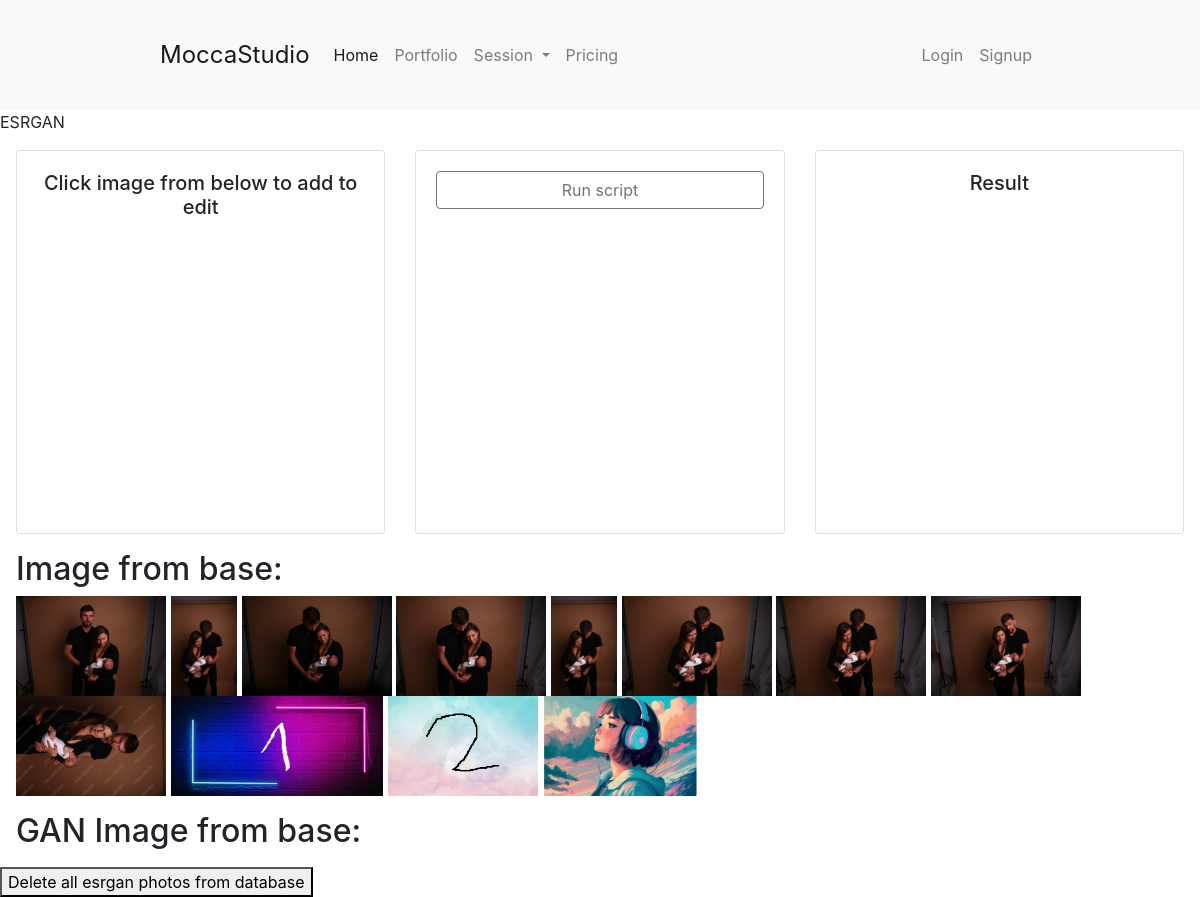
Before: /gan_control_panel/esrgan/ with the older database file.
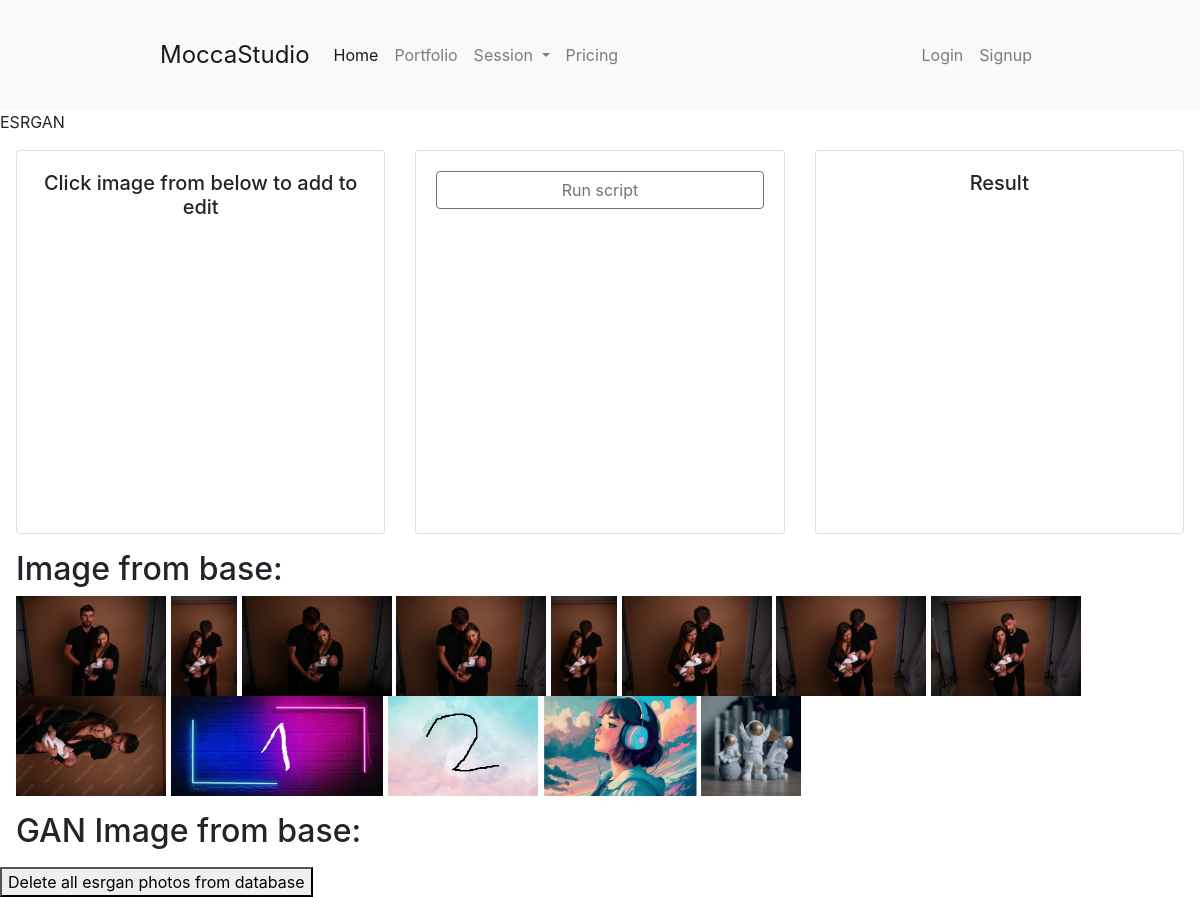
After: the same page with the newer database file.
### main/models.py (models this page shows, shortened)
class Photo(models.Model):
    title = models.CharField(max_length=255)
    image = models.ImageField(upload_to='photos/')
    session = models.ForeignKey(Session, on_delete=models.CASCADE,null=True)
    selected_to_edit = models.BooleanField(default=False)
    thumbnail = models.ImageField(upload_to='thumbnails/', blank=True, null=True)
    thumbnail_medium = models.ImageField(upload_to='thumbnails_medium/', blank=True, null=True)

### gan/views.py (the view)
# urls.py: path("gan_control_panel/esrgan/", views.esrgan_site_view, name="esrgan_site_view"),
def esrgan_site_view(request):
    sessions = Session.objects.all()
    photos = Photo.objects.all()
    esrganPhotos = esrganPhoto.objects.all()
    context = {'sessions': sessions, 'photos': photos, 'esrganPhotos' : esrganPhotos}
    return render(request, 'gan/control_panel/esrgan.html', context)

### gan/templates/gan/control_panel/esrgan.html (shortened to what this page needs)
{% extends 'main/base.html' %}
{% block content %}
    <div>ESRGAN</div>
    <div class="m-3">
        <div class="row">
            <div class="col-sm-4">
                <div class="card" style="height: 24rem;">
                    <div class="card-body text-center">
                        <h5 class="card-title">Click image from below to add to edit</h5>
                    </div>
                </div>
            </div>
            <div class="col-sm-4">
                <div class="card text-center" style="height: 24rem;">
                    <div class="card-body">
                        <h5 class="card-title">
                            <form id="myForm" method="post" action="{% url 'ESRGAN_run' %}">
                                <button type="button" class="btn btn-outline-secondary btn-block" onclick="checkAndSubmit()">Run script</button>
                            </form>
                        </h5>
                    </div>
                </div>
            </div>
            <div class="col-sm-4">
                <div class="card" style="height: 24rem;">
                    <div class="card-body text-center">
                        <h5 class="card-title">Result</h5>
                    </div>
                </div>
            </div>
        </div>
    </div>
    <div class="m-3" id="image_from_base">
        <h2>Image from base:</h2>
        {% for session in sessions %}
        {% for photo in session.photo_set.all %}
            <img src="{{ photo.image.url }}" alt="connect" style="max-height: 100px"
                data-photo-id="{{ photo.id }}" onclick="moveImageToEdit(this)">
        {% endfor %}
    {% endfor %}
    </div>
    <div class="m-3" id="gan_image_from_base">
        <h2>GAN Image from base:</h2>
    </div>
    <form action="{% url 'delete_all_esrgan_photos' %}" method="post">
        <button type="submit">Delete all esrgan photos from database</button>
      </form>
{% endblock %}

Changed rows visible on the page:
added Photo: image (picture), shown under Session (number 4 of 4 on the later page)
